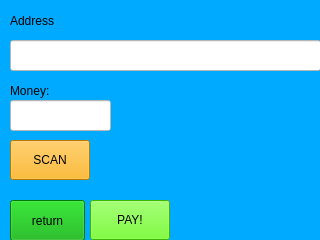
<?xml version="1.0" encoding="UTF-8"?>
<ui version="4.0">
 <class>pay</class>
 <widget class="QWidget" name="pay">
  <property name="geometry">
   <rect>
    <x>0</x>
    <y>0</y>
    <width>320</width>
    <height>240</height>
   </rect>
  </property>
  <property name="minimumSize">
   <size>
    <width>240</width>
    <height>240</height>
   </size>
  </property>
  <property name="maximumSize">
   <size>
    <width>320</width>
    <height>320</height>
   </size>
  </property>
  <property name="windowTitle">
   <string>Form</string>
  </property>
  <property name="styleSheet">
   <string notr="true">background-color: rgb(0, 170, 255);</string>
  </property>
  <widget class="QPushButton" name="pushButton_pay">
   <property name="geometry">
    <rect>
     <x>90</x>
     <y>200</y>
     <width>80</width>
     <height>40</height>
    </rect>
   </property>
   <property name="minimumSize">
    <size>
     <width>80</width>
     <height>40</height>
    </size>
   </property>
   <property name="maximumSize">
    <size>
     <width>80</width>
     <height>40</height>
    </size>
   </property>
   <property name="styleSheet">
    <string notr="true">background-color: rgb(85, 255, 0);</string>
   </property>
   <property name="text">
    <string>PAY!</string>
   </property>
  </widget>
  <widget class="QPushButton" name="pushButton_return">
   <property name="geometry">
    <rect>
     <x>10</x>
     <y>200</y>
     <width>75</width>
     <height>41</height>
    </rect>
   </property>
   <property name="styleSheet">
    <string notr="true">background-color: rgb(0, 170, 0);</string>
   </property>
   <property name="text">
    <string>return</string>
   </property>
  </widget>
  <widget class="QLabel" name="label">
   <property name="geometry">
    <rect>
     <x>10</x>
     <y>10</y>
     <width>111</width>
     <height>21</height>
    </rect>
   </property>
   <property name="styleSheet">
    <string notr="true">font: 75 15pt &quot;华文中宋&quot;;</string>
   </property>
   <property name="text">
    <string>Address</string>
   </property>
  </widget>
  <widget class="QLineEdit" name="lineEdit">
   <property name="geometry">
    <rect>
     <x>10</x>
     <y>40</y>
     <width>311</width>
     <height>31</height>
    </rect>
   </property>
   <property name="font">
    <font>
     <pointsize>7</pointsize>
    </font>
   </property>
   <property name="mouseTracking">
    <bool>false</bool>
   </property>
   <property name="acceptDrops">
    <bool>false</bool>
   </property>
   <property name="styleSheet">
    <string notr="true">background-color: rgb(255, 255, 255);</string>
   </property>
   <property name="echoMode">
    <enum>QLineEdit::Normal</enum>
   </property>
  </widget>
  <widget class="QLabel" name="label_2">
   <property name="geometry">
    <rect>
     <x>10</x>
     <y>80</y>
     <width>101</width>
     <height>21</height>
    </rect>
   </property>
   <property name="styleSheet">
    <string notr="true">font: 75 15pt &quot;华文中宋&quot;;</string>
   </property>
   <property name="text">
    <string>Money:</string>
   </property>
  </widget>
  <widget class="QLineEdit" name="lineEdit_money">
   <property name="geometry">
    <rect>
     <x>10</x>
     <y>100</y>
     <width>101</width>
     <height>31</height>
    </rect>
   </property>
   <property name="styleSheet">
    <string notr="true">background-color: rgb(255, 255, 255);</string>
   </property>
   <property name="inputMethodHints">
    <set>Qt::ImhDigitsOnly</set>
   </property>
   <property name="echoMode">
    <enum>QLineEdit::Normal</enum>
   </property>
  </widget>
  <widget class="QPushButton" name="pushButton_2Code">
   <property name="geometry">
    <rect>
     <x>10</x>
     <y>140</y>
     <width>80</width>
     <height>40</height>
    </rect>
   </property>
   <property name="minimumSize">
    <size>
     <width>80</width>
     <height>40</height>
    </size>
   </property>
   <property name="maximumSize">
    <size>
     <width>80</width>
     <height>40</height>
    </size>
   </property>
   <property name="styleSheet">
    <string notr="true">background-color: rgb(255, 170, 0);</string>
   </property>
   <property name="text">
    <string>SCAN</string>
   </property>
  </widget>
 </widget>
 <tabstops>
  <tabstop>pushButton_2Code</tabstop>
  <tabstop>pushButton_pay</tabstop>
  <tabstop>pushButton_return</tabstop>
  <tabstop>lineEdit_money</tabstop>
  <tabstop>lineEdit</tabstop>
 </tabstops>
 <resources/>
 <connections/>
</ui>
